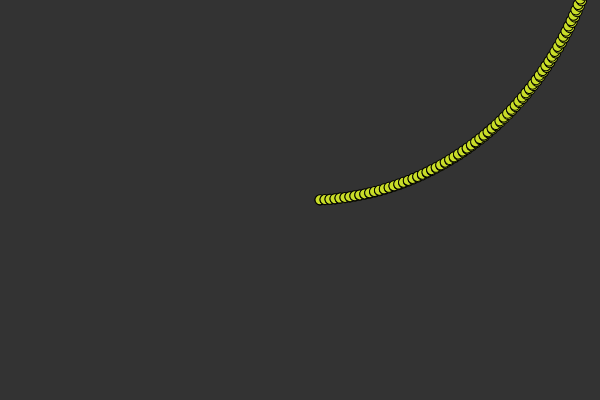
Frame 1 (no input)
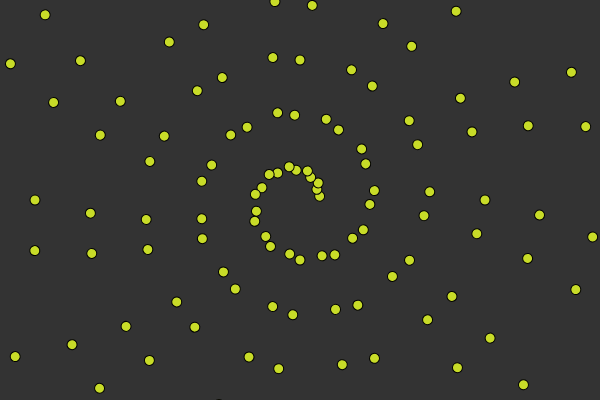
Frame 60 (no input)
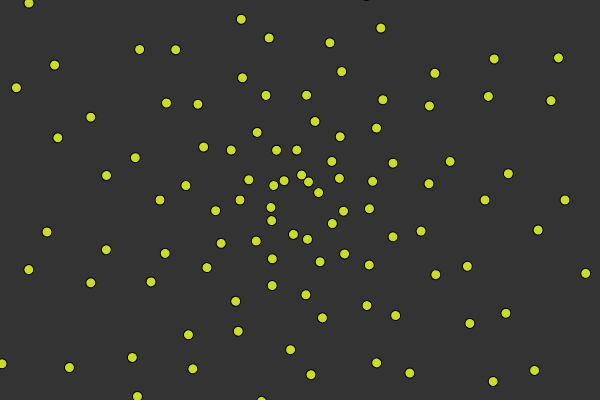
Frame 120 (the mouse pressed at the canvas centre since frame 60)

The p5.js sketch that drew these frames (run headless with seeded random() and noise() and a simulated clock; from frame 60 on, the mouse is pressed at the canvas centre):

// p5.js sketch
// ── sketch.js
let hdiv;
let button;
let speedSlider;
function setup()
{
    createCanvas(600, 400);
    background(51);
    createP("<strong>Revolutions / Dot: </strong>");

    hdiv = createDiv();
    frameRate(30);
    createP("<strong>Speed</strong>");
    speedSlider = createSlider(0, 2.75, 1, 0.005);
    speedSlider.style('width', '600px');
    createP("");
    button = createButton("Reset Speed");
    button.mousePressed(() => speedSlider.value(1));
}

let x = 20;
let y = 0;
let dy = 0;
let angle = 0;
let count = 0;

let h = 1;
let dh = 0.0005;
function draw()
{
    translate(600 / 2, 400 / 2);

    dh = 0.0005 * speedSlider.value();

    fill(200, 220, 40);
    h -= dh;
    count = 0;
    background(51);
    angle = 0;
    x = 20;
    for (let i = 0; i < 300; i++) {
        angle += map(h, 0, 1, 0, PI * 2);
        rotate(angle);
        ellipse(x, y, 10, 10);
        count++;

        if (angle > PI * 2) {
            angle = 0;
            x += 5
        }
    }
    if (h < 0 || h > 1) {
        dh = -dh;
    }
    hdiv.elt.innerHTML = h;
}
